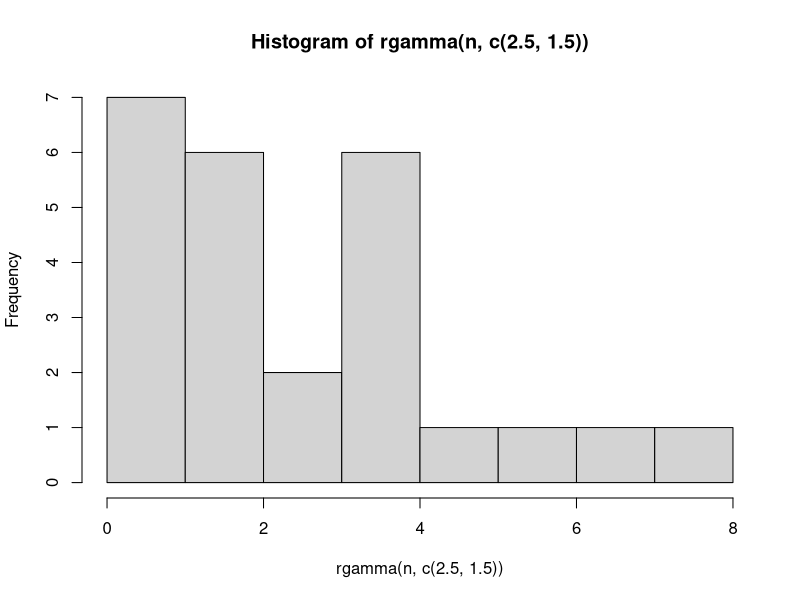
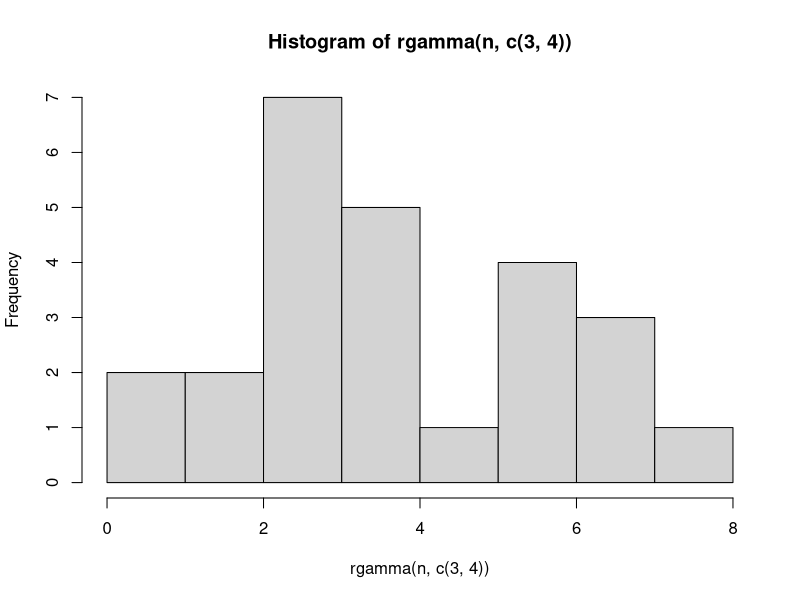
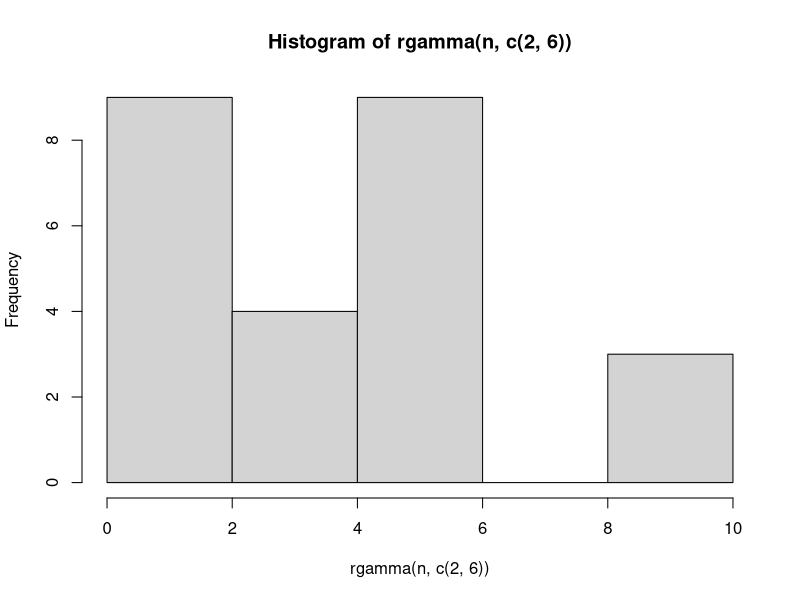

R code for these plots, in order: (Note: this script raises an error after producing the figures.)
## ---- chunk 1
knitr::opts_chunk$set(echo = TRUE)
## ---- chunk 2
n = 25
hist(rgamma(n,c(2.5,1.5)))
hist(rgamma(n,c(3,4)))
hist(rgamma(n,c(2,6)))
## ---- chunk 3
logL_gamma_unit <- function(alpha,beta,x){
  return( alpha*log(beta) - log(gamma(alpha)) + (alpha-1)*log(x) - beta*x ) 
}

#on fait varier un paramètre et on calcule la somme 
logL_gamma <- function(alpha,beta,interval){
  sum <- 0
  for(i in interval) {
    sum =  sum + logL_gamma_unit(alpha,beta,i)
  }
  return (sum)
}
## ---- chunk 4
#on va créer une matrice ou i = alpha j = beta
mat <-  matrix(nrow=10,ncol=10)
interval <- seq(1,10)
for(i in interval){
  for(j in interval){
    res <- logL_gamma(i, j, gamma0)
    mat[i, j] <- res
  }
}
## ---- chunk 5
n <- length(interval)
#on fixe les valeurs pour alpha et beta
beta <- 2
logBeta <- mat[,beta]
alpha <- 3 # Valeur de alpha fixe
logAlpha <- mat[alpha,]
#on trace les courbes
contour(interval, interval, mat,
        xlab = "Valeur de alpha", ylab = "Valeur de beta",
        main = "Contour de vraisemblance en fonction de alpha et beta")
## ---- chunk 6
#l'échantillon est la matrice 
